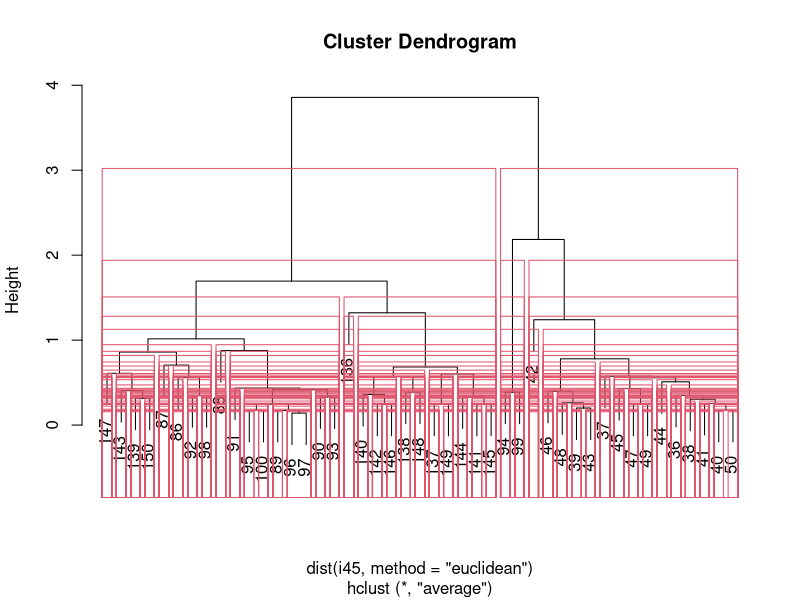
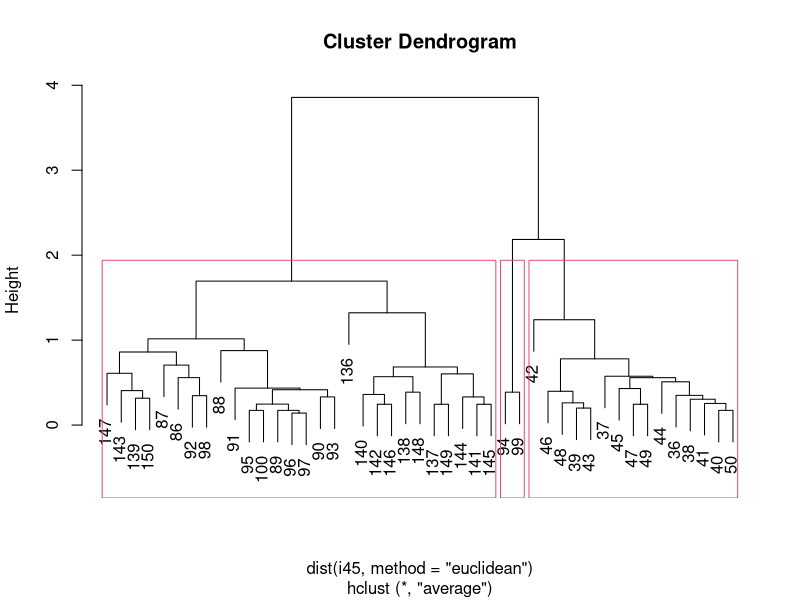
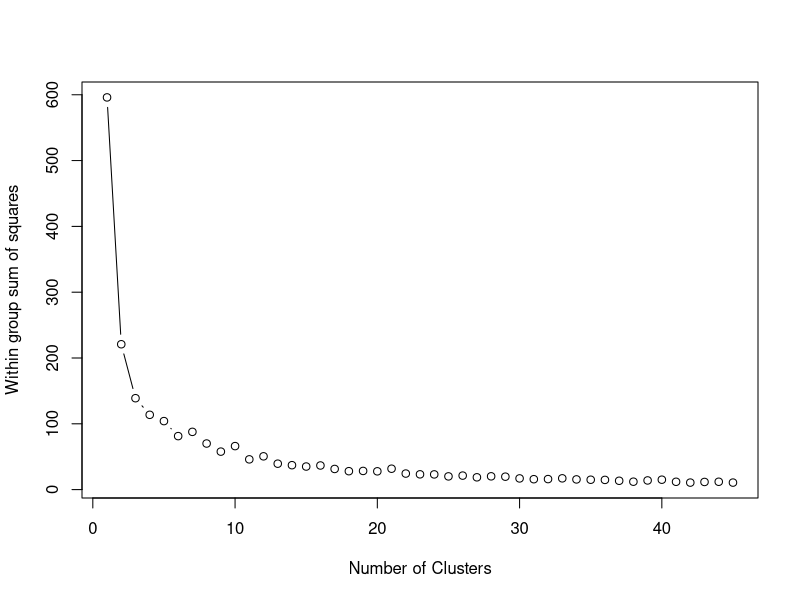
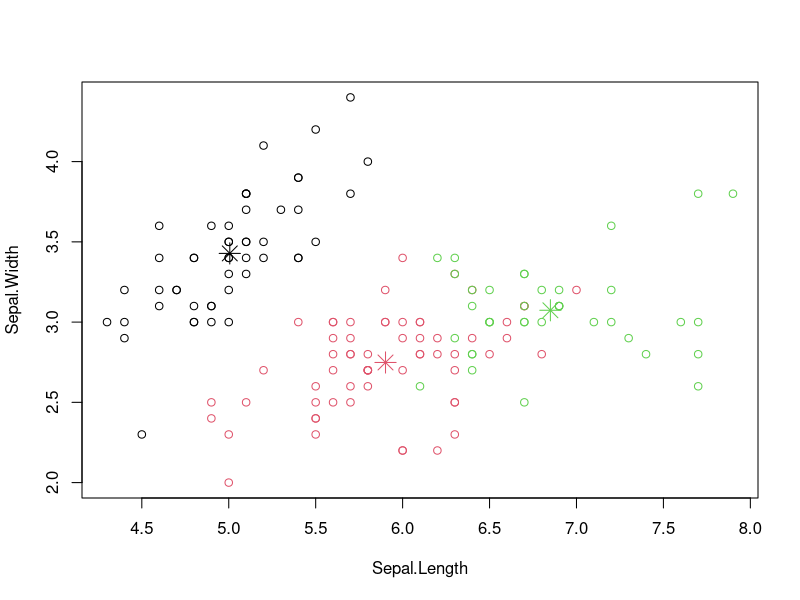
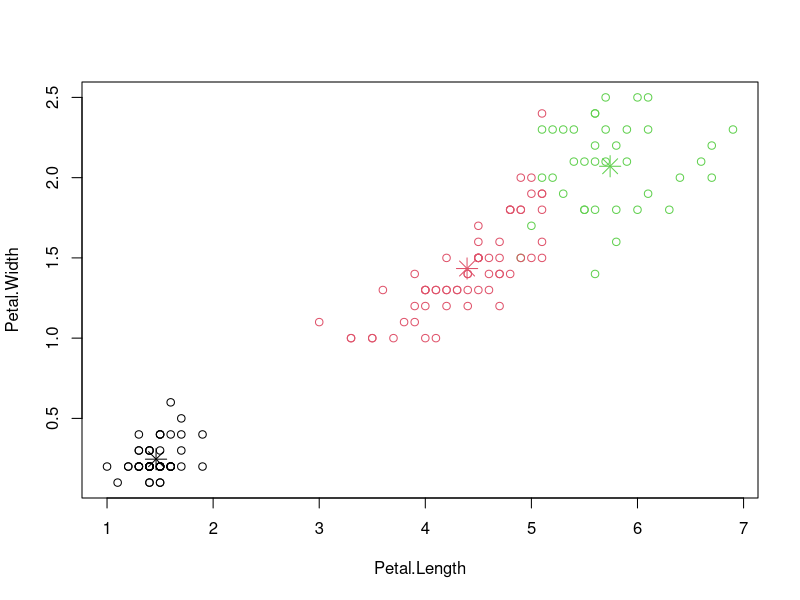

Write the R code that produced these figures, in order.
#1번 문제
#데이터 iris에서 45개의 개체를 종류별로 층화추출
iris.indep = iris[,1:4]
i45 = rbind(iris.indep[36:50,], iris.indep[86:100,], iris.indep[136:150,])

#average link와 euclidean dist를 이용
hc = hclust(dist(i45, method="euclidean"), method="average")

#dendrogram(tree) 그리기
plot(hc)
#이제 클러스터 덴드로그램을 보고 적절한 군집의 개수(k) 및 중심점을 구한다.

#여기서 여러개의 k를 테스트해보고 어떻게 클러스터링 하는것이 좋을지 판단해본다.
#cutree(hc, k=5)
for(i in 2:44) {
  rect.hclust(hc, k=i)
}

#plot해보고 난 다음 내린 결론은 k=3일때 clustering의 결과가 가장 좋다고 판단했다.
plot(hc)
rect.hclust(hc, k=3)


#2번 문제
library(cluster)
iris.indep.scale = scale(iris.indep)

#각 결과에 대하여 중심으로 부터 제곱 거리 합을 구한다.
wss = 0
for( i in 1:45) {
  wss[i] = sum(kmeans(iris.indep.scale, centers = i)$withinss)
}

#위에서 구한 각 클러스터에 대한 제곱 거리합을 k에 대하여 plot 해본다.
plot(1:45, wss, type="b", xlab="Number of Clusters", ylab="Within group sum of squares")



#3번 문제
#군집분석용 테스트 데이터 (이전에 만들어 뒀던 iris.indep을 이용)
iris.indep

#위에서 선택된 k와 중심점을 초기값으로 하여 kmean clustering
#군집분석 테스트: k = 3
kc = kmeans(iris.indep, 3)


#scatter plot
plot(iris.indep[c("Sepal.Length", "Sepal.Width")], col=kc$cluster)

#중심점 표시
#kmeans로 구한 클러스터들의 중심을 kc$centers인데 이걸 pch=8에 해당하는 표시로 그려준다.
#cex=2라는 것은 보통 character크기보다 2배 확대해서 보여주라는 뜻
points(kc$centers[,c("Sepal.Length", "Sepal.Width")], col=1:3, pch=8, cex=2)

#중심과 개체 간의 평균 거리
kc$centers[,c("Sepal.Length", "Sepal.Width")]

#군집의 결과와 실제 class를 비교
table(iris$Species, kc$cluster)

#위에서 Sepal에 대해 clustering을 했던것 처럼 Petal에 대해서도 해본다.
plot(iris.indep[c("Petal.Length", "Petal.Width")], col=kc$cluster)
points(kc$centers[,c("Petal.Length", "Petal.Width")], col=1:3, pch=8, cex=2)
